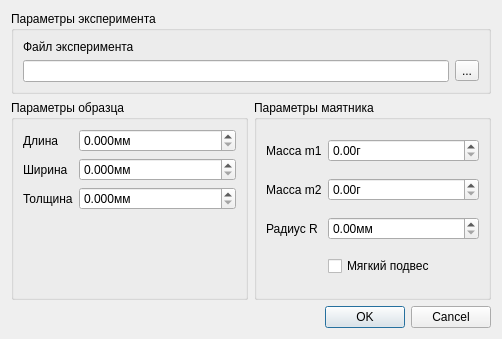
<ui version="4.0" >
 <class>StartDialog</class>
 <widget class="QDialog" name="StartDialog" >
  <property name="windowModality" >
   <enum>Qt::ApplicationModal</enum>
  </property>
  <property name="geometry" >
   <rect>
    <x>0</x>
    <y>0</y>
    <width>502</width>
    <height>339</height>
   </rect>
  </property>
  <property name="sizePolicy" >
   <sizepolicy vsizetype="Fixed" hsizetype="Preferred" >
    <horstretch>0</horstretch>
    <verstretch>0</verstretch>
   </sizepolicy>
  </property>
  <property name="minimumSize" >
   <size>
    <width>0</width>
    <height>339</height>
   </size>
  </property>
  <property name="maximumSize" >
   <size>
    <width>16777215</width>
    <height>339</height>
   </size>
  </property>
  <property name="windowTitle" >
   <string>Новый эксперимент</string>
  </property>
  <property name="modal" >
   <bool>true</bool>
  </property>
  <layout class="QVBoxLayout" >
   <item>
    <widget class="QGroupBox" name="groupBox_3" >
     <property name="sizePolicy" >
      <sizepolicy vsizetype="Fixed" hsizetype="Expanding" >
       <horstretch>0</horstretch>
       <verstretch>0</verstretch>
      </sizepolicy>
     </property>
     <property name="title" >
      <string>Параметры эксперимента</string>
     </property>
     <layout class="QVBoxLayout" >
      <item>
       <layout class="QGridLayout" >
        <item row="0" column="0" >
         <widget class="QLabel" name="label_7" >
          <property name="sizePolicy" >
           <sizepolicy vsizetype="Preferred" hsizetype="Preferred" >
            <horstretch>0</horstretch>
            <verstretch>0</verstretch>
           </sizepolicy>
          </property>
          <property name="text" >
           <string>Файл эксперимента</string>
          </property>
         </widget>
        </item>
        <item row="1" column="0" >
         <widget class="QLineEdit" name="leFileName" />
        </item>
        <item row="1" column="1" >
         <widget class="QToolButton" name="tbSelectFile" >
          <property name="text" >
           <string>...</string>
          </property>
         </widget>
        </item>
       </layout>
      </item>
     </layout>
    </widget>
   </item>
   <item>
    <layout class="QHBoxLayout" >
     <item>
      <widget class="QGroupBox" name="groupBox" >
       <property name="title" >
        <string>Параметры образца</string>
       </property>
       <layout class="QGridLayout" >
        <item row="0" column="0" >
         <widget class="QLabel" name="label" >
          <property name="text" >
           <string>Длина</string>
          </property>
         </widget>
        </item>
        <item row="0" column="1" >
         <widget class="QDoubleSpinBox" name="dsbLenght" >
          <property name="sizePolicy" >
           <sizepolicy vsizetype="Fixed" hsizetype="Preferred" >
            <horstretch>0</horstretch>
            <verstretch>0</verstretch>
           </sizepolicy>
          </property>
          <property name="suffix" >
           <string>мм</string>
          </property>
          <property name="decimals" >
           <number>3</number>
          </property>
         </widget>
        </item>
        <item row="1" column="0" >
         <widget class="QLabel" name="label_2" >
          <property name="sizePolicy" >
           <sizepolicy vsizetype="Preferred" hsizetype="Fixed" >
            <horstretch>0</horstretch>
            <verstretch>0</verstretch>
           </sizepolicy>
          </property>
          <property name="text" >
           <string>Ширина</string>
          </property>
         </widget>
        </item>
        <item row="1" column="1" >
         <widget class="QDoubleSpinBox" name="dsbWidth" >
          <property name="sizePolicy" >
           <sizepolicy vsizetype="Fixed" hsizetype="Preferred" >
            <horstretch>0</horstretch>
            <verstretch>0</verstretch>
           </sizepolicy>
          </property>
          <property name="suffix" >
           <string>мм</string>
          </property>
          <property name="decimals" >
           <number>3</number>
          </property>
         </widget>
        </item>
        <item row="2" column="0" >
         <widget class="QLabel" name="label_3" >
          <property name="sizePolicy" >
           <sizepolicy vsizetype="Preferred" hsizetype="Fixed" >
            <horstretch>0</horstretch>
            <verstretch>0</verstretch>
           </sizepolicy>
          </property>
          <property name="text" >
           <string>Толщина</string>
          </property>
         </widget>
        </item>
        <item row="2" column="1" >
         <widget class="QDoubleSpinBox" name="dsbThickness" >
          <property name="sizePolicy" >
           <sizepolicy vsizetype="Fixed" hsizetype="Preferred" >
            <horstretch>0</horstretch>
            <verstretch>0</verstretch>
           </sizepolicy>
          </property>
          <property name="suffix" >
           <string>мм</string>
          </property>
          <property name="decimals" >
           <number>3</number>
          </property>
         </widget>
        </item>
        <item row="3" column="1" >
         <spacer>
          <property name="orientation" >
           <enum>Qt::Vertical</enum>
          </property>
          <property name="sizeHint" >
           <size>
            <width>20</width>
            <height>40</height>
           </size>
          </property>
         </spacer>
        </item>
       </layout>
      </widget>
     </item>
     <item>
      <widget class="QGroupBox" name="groupBox_2" >
       <property name="title" >
        <string>Параметры маятника</string>
       </property>
       <layout class="QGridLayout" >
        <item row="0" column="0" >
         <widget class="QLabel" name="label_4" >
          <property name="sizePolicy" >
           <sizepolicy vsizetype="Preferred" hsizetype="Fixed" >
            <horstretch>0</horstretch>
            <verstretch>0</verstretch>
           </sizepolicy>
          </property>
          <property name="text" >
           <string>Масса m1</string>
          </property>
         </widget>
        </item>
        <item row="0" column="1" >
         <widget class="QDoubleSpinBox" name="dsbM1" >
          <property name="suffix" >
           <string>г</string>
          </property>
          <property name="maximum" >
           <double>999.990000000000009</double>
          </property>
         </widget>
        </item>
        <item row="1" column="0" >
         <widget class="QLabel" name="label_5" >
          <property name="sizePolicy" >
           <sizepolicy vsizetype="Preferred" hsizetype="Fixed" >
            <horstretch>0</horstretch>
            <verstretch>0</verstretch>
           </sizepolicy>
          </property>
          <property name="text" >
           <string>Масса m2</string>
          </property>
         </widget>
        </item>
        <item row="1" column="1" >
         <widget class="QDoubleSpinBox" name="dsbM2" >
          <property name="suffix" >
           <string>г</string>
          </property>
          <property name="maximum" >
           <double>999.990000000000009</double>
          </property>
         </widget>
        </item>
        <item row="2" column="0" >
         <widget class="QLabel" name="label_6" >
          <property name="sizePolicy" >
           <sizepolicy vsizetype="Preferred" hsizetype="Fixed" >
            <horstretch>0</horstretch>
            <verstretch>0</verstretch>
           </sizepolicy>
          </property>
          <property name="text" >
           <string>Радиус R</string>
          </property>
         </widget>
        </item>
        <item row="2" column="1" >
         <widget class="QDoubleSpinBox" name="dsbRadius" >
          <property name="suffix" >
           <string>мм</string>
          </property>
          <property name="maximum" >
           <double>999.990000000000009</double>
          </property>
         </widget>
        </item>
        <item row="3" column="1" >
         <widget class="QCheckBox" name="cbSoftBracket" >
          <property name="text" >
           <string>Мягкий подвес</string>
          </property>
         </widget>
        </item>
       </layout>
      </widget>
     </item>
    </layout>
   </item>
   <item>
    <layout class="QHBoxLayout" >
     <item>
      <spacer>
       <property name="orientation" >
        <enum>Qt::Horizontal</enum>
       </property>
       <property name="sizeHint" >
        <size>
         <width>40</width>
         <height>20</height>
        </size>
       </property>
      </spacer>
     </item>
     <item>
      <widget class="QDialogButtonBox" name="buttonBox" >
       <property name="enabled" >
        <bool>true</bool>
       </property>
       <property name="sizePolicy" >
        <sizepolicy vsizetype="Fixed" hsizetype="Fixed" >
         <horstretch>0</horstretch>
         <verstretch>0</verstretch>
        </sizepolicy>
       </property>
       <property name="orientation" >
        <enum>Qt::Horizontal</enum>
       </property>
       <property name="standardButtons" >
        <set>QDialogButtonBox::Cancel|QDialogButtonBox::NoButton|QDialogButtonBox::Ok</set>
       </property>
      </widget>
     </item>
    </layout>
   </item>
  </layout>
 </widget>
 <resources/>
 <connections>
  <connection>
   <sender>buttonBox</sender>
   <signal>accepted()</signal>
   <receiver>StartDialog</receiver>
   <slot>accept()</slot>
   <hints>
    <hint type="sourcelabel" >
     <x>248</x>
     <y>254</y>
    </hint>
    <hint type="destinationlabel" >
     <x>157</x>
     <y>274</y>
    </hint>
   </hints>
  </connection>
  <connection>
   <sender>buttonBox</sender>
   <signal>rejected()</signal>
   <receiver>StartDialog</receiver>
   <slot>reject()</slot>
   <hints>
    <hint type="sourcelabel" >
     <x>316</x>
     <y>260</y>
    </hint>
    <hint type="destinationlabel" >
     <x>286</x>
     <y>274</y>
    </hint>
   </hints>
  </connection>
 </connections>
</ui>
